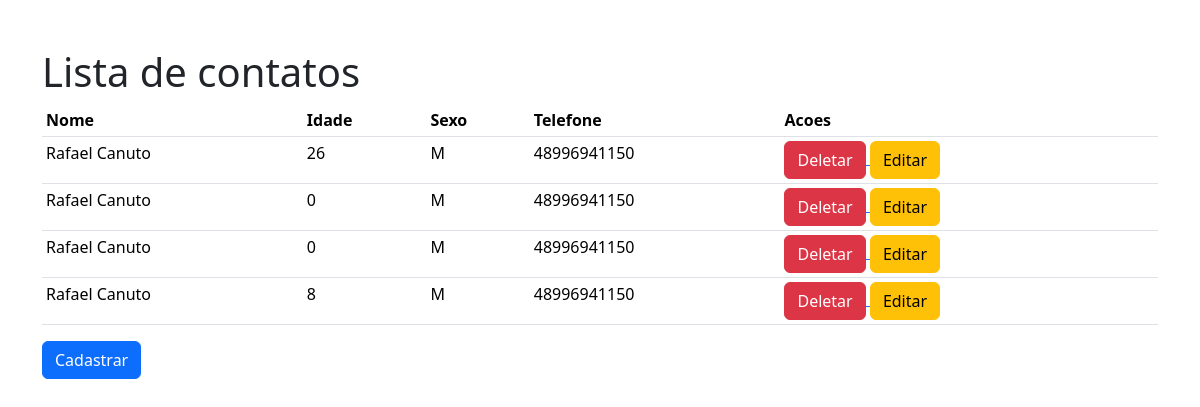
Before: / with the older database file.
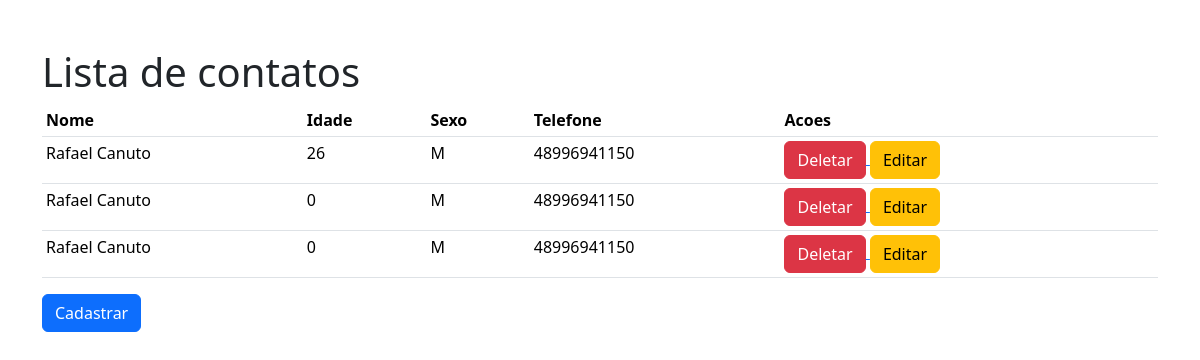
After: the same page with the newer database file.
### Agenda/models.py (models this page shows)
class Pessoa(models.Model):
    id = models.AutoField(primary_key=True)
    nome = models.CharField(max_length=50)
    idade = models.IntegerField()
    SEXO_CHOICES = [
        ('M', 'Masculino'),
        ('F', 'Feminino'),
        ('O', 'Outro'),
    ]
    sexo = models.CharField(max_length=1, choices=SEXO_CHOICES)
    telefone = models.CharField(max_length=15)

### Agenda/views.py (the view)
# urls.py: re_path(r'^$', views.pessoa_list, name='pessoa_list'),
def pessoa_list(request):
    lista = Pessoa.objects.all()
    return render(request, 'pessoa_list.html', {'lista': lista})

### templates/pessoa_list.html (shortened to what this page needs)
<!doctype html>
<html lang="pt-br">
<head>
<link href="https://cdn.jsdelivr.net/npm/bootstrap@5.3.6/dist/css/bootstrap.min.css" rel="stylesheet">
</head>
<body>
<div class="container pt-5">
<h1>Lista de contatos</h1>
<table class="table table-sm">
    <thead>
    <tr>
        <th class="col">Nome</th>
        <th class="col">Idade</th>
        <th class="col">Sexo</th>
        <th class="col">Telefone</th>
        <th class="col">Acoes</th>
    </tr>
    </thead>
    <tbody>
 {% for pessoa in lista %}
    <tr>
        <td>{{ pessoa.nome }}</td>
        <td>{{ pessoa.idade }}</td>
        <td>{{ pessoa.sexo }}</td>
        <td>{{ pessoa.telefone }}</td>
        <td>
            <a href="{% url 'pessoa_delete' pessoa.id %}" onclick="return confirm('Tem certeza que deseja deletar este contato?');">
                <button type="submit" class="btn btn-danger">Deletar</button>
            </a>
            <a href="{% url 'edit_pessoa' pessoa.id %}">
                <button type="button" class="btn btn-warning">Editar</button>
            </a>
        </td>
    </tr>
{% endfor %}
    </tbody>
</table>
<a href="{% url 'pessoa_new' %}">
    <button type="submit" class="btn btn-primary text-center">Cadastrar</button>
</a>
</div>
</body>
</html>

Changed rows visible on the page:
removed Pessoa: nome "Rafael Canuto", idade "8", sexo "M", telefone "48996941150"
